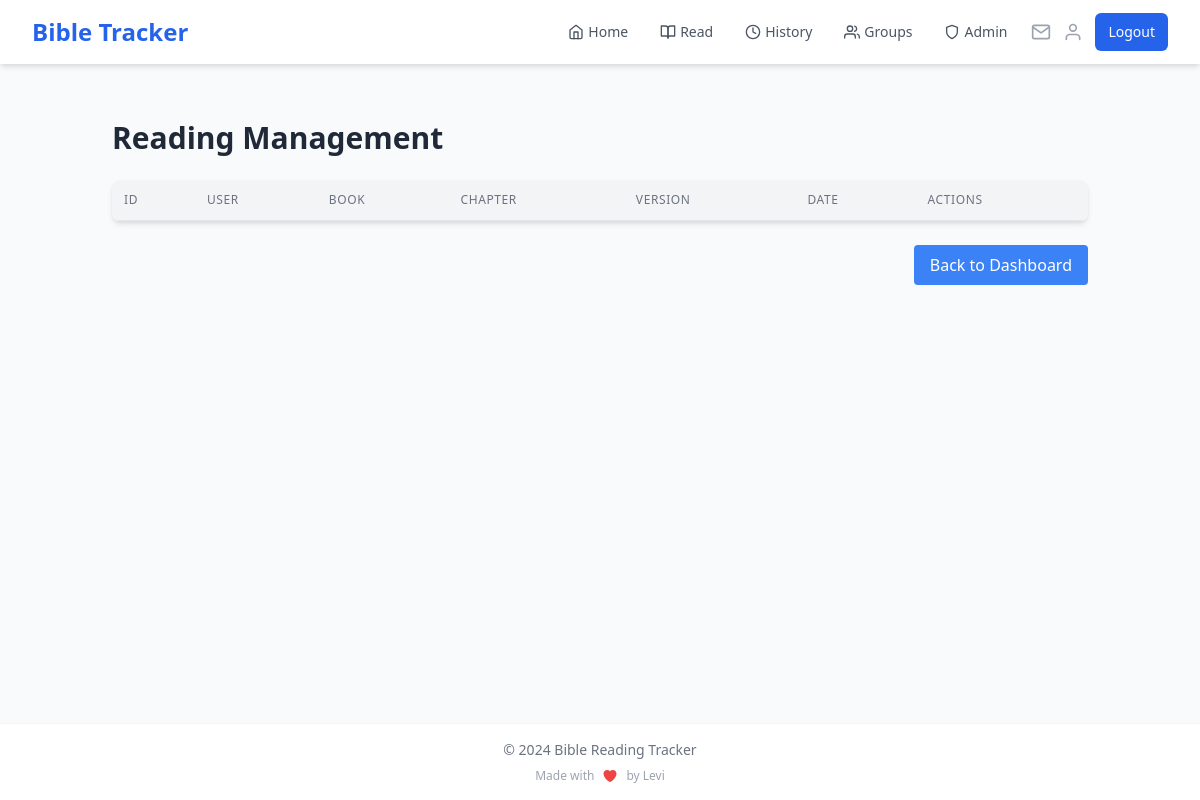
Page /admin/readings (signed in) on the earlier database version.
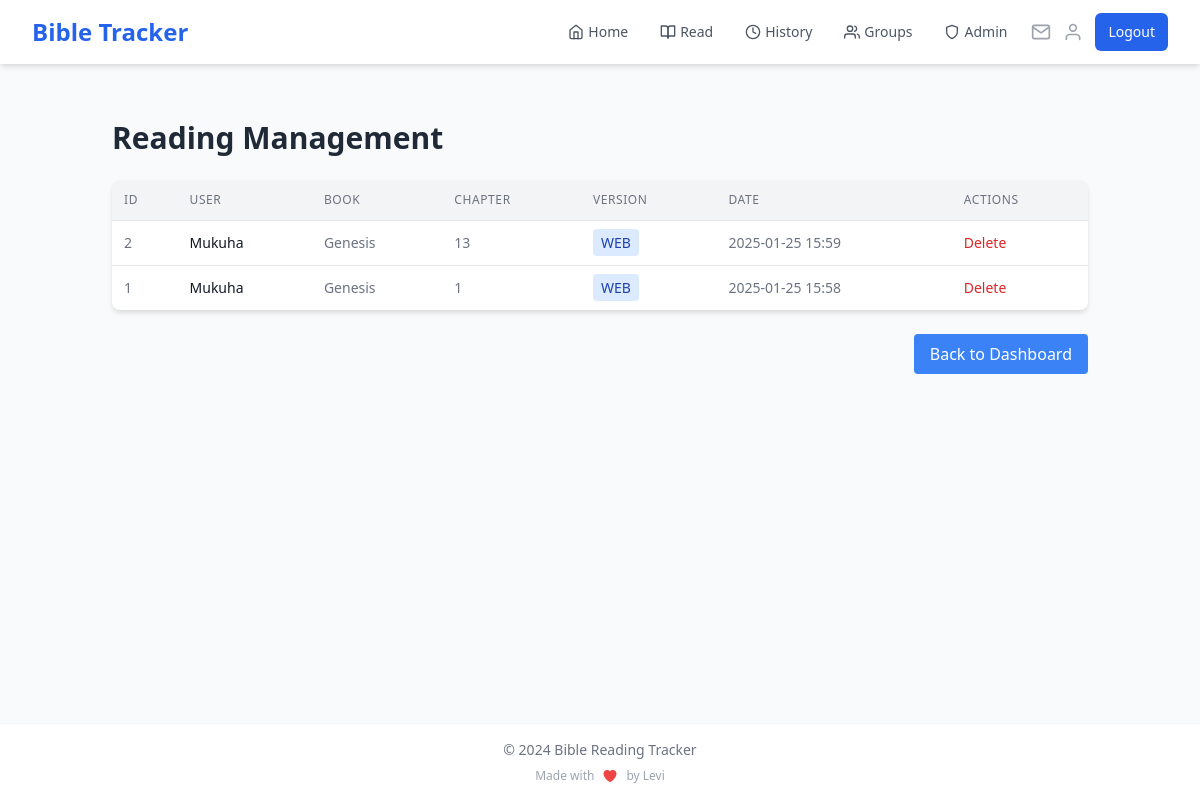
Same page on the later database version.
### app.py (models this page shows)
class Reading(db.Model):
    __table_args__ = (
        db.Index('idx_user_date', 'user_id', 'date'),
    )
    id = db.Column(db.Integer, primary_key=True)
    user_id = db.Column(db.Integer, db.ForeignKey('user.id'), nullable=False)
    book = db.Column(db.String(50), nullable=False)
    chapter = db.Column(db.Integer, nullable=False)
    verses = db.Column(db.String(200))
    highlights = db.Column(db.Text)
    date = db.Column(db.DateTime, default=datetime.utcnow, index=True)
    bible_version = db.Column(db.String(10), default='KJV')

class User(UserMixin, db.Model):
    id = db.Column(db.Integer, primary_key=True)
    name = db.Column(db.String(100), nullable=False)
    email = db.Column(db.String(120), unique=True, nullable=False, index=True)
    password_hash = db.Column(db.String(200), nullable=False)
    streak = db.Column(db.Integer, default=0)
    last_read_date = db.Column(db.DateTime, index=True)
    readings = db.relationship('Reading', backref='user', lazy='dynamic')
    preferred_version = db.Column(db.String(10), default='KJV')
    created_groups = db.relationship('ReadingGroup', backref='creator', lazy='dynamic')
    group_memberships = db.relationship('GroupMember', backref='user', lazy='dynamic')

### app.py (the view)
@app.route('/admin/readings')
@login_required
@admin_required
def admin_readings():
    page = request.args.get('page', 1, type=int)
    per_page = 50
    readings = Reading.query.order_by(Reading.date.desc()).paginate(page=page, per_page=per_page, error_out=False)
    return render_template('admin/readings.html', readings=readings)

### app.py (called while the page is built)
@login_manager.user_loader
def load_user(user_id):
    if 'user_id' in session:
        return User.query.get(int(session['user_id']))
    return None

@app.context_processor
def inject_user_name():
    if current_user.is_authenticated:
        return dict(user_name=current_user.name)
    return dict(user_name='Guest')

@app.context_processor
def inject_invitation_count():
    if current_user.is_authenticated:
        invitation_count = GroupInvitation.query.filter(
            GroupInvitation.email == current_user.email,
            GroupInvitation.used == False,
            GroupInvitation.expires_at > datetime.utcnow()
        ).count()
        return dict(invitation_count=invitation_count)
    return dict(invitation_count=0)

def admin_required(f):
    @wraps(f)
    def decorated_function(*args, **kwargs):
        if not current_user.is_authenticated or current_user.email.lower() != 'mukuhalevi@gmail.com'.lower():
            flash('You do not have permission to access the admin panel.')
            return redirect(url_for('home'))
        return f(*args, **kwargs)
    return decorated_function

### templates/admin/readings.html (shortened to what this page needs)
{% extends "base.html" %}
{% block content %}
<div class="container mx-auto p-6">
    <h1 class="text-3xl font-bold mb-6 text-gray-800">Reading Management</h1>
    <div class="bg-white shadow-md rounded-lg overflow-hidden">
        <table class="w-full">
            <thead class="bg-gray-100 border-b">
                <tr>
                    <th class="p-3 text-left text-xs font-medium text-gray-500 uppercase tracking-wider">ID</th>
                    <th class="p-3 text-left text-xs font-medium text-gray-500 uppercase tracking-wider">User</th>
                    <th class="p-3 text-left text-xs font-medium text-gray-500 uppercase tracking-wider">Book</th>
                    <th class="p-3 text-left text-xs font-medium text-gray-500 uppercase tracking-wider">Chapter</th>
                    <th class="p-3 text-left text-xs font-medium text-gray-500 uppercase tracking-wider">Version</th>
                    <th class="p-3 text-left text-xs font-medium text-gray-500 uppercase tracking-wider">Date</th>
                    <th class="p-3 text-left text-xs font-medium text-gray-500 uppercase tracking-wider">Actions</th>
                </tr>
            </thead>
            <tbody class="divide-y divide-gray-200">
                {% for reading in readings.items %}
                <tr class="hover:bg-gray-50">
                    <td class="p-3 whitespace-nowrap text-sm text-gray-500">{{ reading.id }}</td>
                    <td class="p-3 whitespace-nowrap text-sm font-medium text-gray-900">{{ reading.user.name }}</td>
                    <td class="p-3 whitespace-nowrap text-sm text-gray-500">{{ reading.book }}</td>
                    <td class="p-3 whitespace-nowrap text-sm text-gray-500">{{ reading.chapter }}</td>
                    <td class="p-3 whitespace-nowrap text-sm text-gray-500">
                        <span class="px-2 py-1 rounded bg-blue-100 text-blue-800">
                            {{ reading.bible_version }}
                        </span>
                    </td>
                    <td class="p-3 whitespace-nowrap text-sm text-gray-500">{{ reading.date.strftime('%Y-%m-%d %H:%M') }}</td>
                    <td class="p-3 whitespace-nowrap text-sm font-medium">
                        <form method="POST" action="{{ url_for('admin_delete_reading', reading_id=reading.id) }}" class="inline">
                            <button type="submit" class="text-red-600 hover:text-red-900" onclick="return confirm('Are you sure?')">Delete</button>
                        </form>
                    </td>
                </tr>
                {% endfor %}
            </tbody>
        </table>
    </div>
    <div class="mt-6 flex items-center justify-between">
        <a href="{{ url_for('admin_dashboard') }}" class="px-4 py-2 bg-blue-500 text-white rounded hover:bg-blue-600">
            Back to Dashboard
        </a>
    </div>
</div>
{% endblock %}

### templates/base.html (shortened to what this page needs)
<!DOCTYPE html>
<html lang="en">
<head>
    <link href="https://cdn.jsdelivr.net/npm/tailwindcss@2.2.19/dist/tailwind.min.css" rel="stylesheet">
</head>
<body class="bg-gray-50 min-h-screen flex flex-col">
    <nav class="bg-white shadow-md">
        <div class="max-w-7xl mx-auto px-4 sm:px-6 lg:px-8">
            <div class="flex justify-between h-16 items-center">
                <div class="flex items-center justify-between w-full">
                    <div class="flex items-center">
                        <a href="{{ url_for('home') }}" class="text-xl sm:text-2xl font-bold text-blue-600">Bible Tracker</a>
                    </div>
                    <div class="flex items-center">
                        {% if current_user.is_authenticated %}
                        <div class="hidden sm:flex space-x-4 mr-4">
                            <a href="{{ url_for('home') }}" class="text-gray-600 hover:text-blue-600 px-2 py-1 text-sm font-medium flex items-center">
                                <i data-feather="home" class="mr-1 h-4 w-4"></i>Home
                            </a>
                            <a href="{{ url_for('read') }}" class="text-gray-600 hover:text-blue-600 px-2 py-1 text-sm font-medium flex items-center">
                                <i data-feather="book-open" class="mr-1 h-4 w-4"></i>Read
                            </a>
                            <a href="{{ url_for('history') }}" class="text-gray-600 hover:text-blue-600 px-2 py-1 text-sm font-medium flex items-center">
                                <i data-feather="clock" class="mr-1 h-4 w-4"></i>History
                            </a>
                            <a href="{{ url_for('list_groups') }}" class="text-gray-600 hover:text-blue-600 px-2 py-1 text-sm font-medium flex items-center">
                                <i data-feather="users" class="mr-1 h-4 w-4"></i>Groups
                            </a>
                            {% if current_user.email.lower() == 'mukuhalevi@gmail.com' %}
                            <div class="relative group">
                                <a href="{{ url_for('admin_dashboard') }}" class="text-gray-600 hover:text-blue-600 px-2 py-1 text-sm font-medium flex items-center">
                                    <i data-feather="shield" class="mr-1 h-4 w-4"></i>Admin
                                </a>
                            </div>
                            {% endif %}
                        </div>
                        <div class="flex items-center space-x-3">
                            <a href="{{ url_for('view_invitations') }}" class="relative">
                                <i data-feather="mail" class="h-5 w-5 text-gray-400 hover:text-blue-600"></i>
                            </a>
                            <a href="{{ url_for('profile') }}" class="">
                                <i data-feather="user" class="h-5 w-5 text-gray-400 hover:text-blue-600"></i>
                            </a>
                            <a href="{{ url_for('logout') }}" class="hidden sm:inline-flex items-center px-3 py-2 border border-transparent text-sm font-medium rounded-md text-white bg-blue-600 hover:bg-blue-700">
                                Logout
                            </a>
                        </div>
                        {% endif %}
                    </div>
                </div>
            </div>
        </div>
    </nav>
    <main class="flex-grow container max-w-7xl mx-auto px-4 sm:px-6 lg:px-8 py-8">
        {% block content %}
        {% endblock %}
    </main>
    <footer class="bg-white shadow">
        <div class="max-w-7xl mx-auto py-4 px-4 sm:px-6 lg:px-8 text-center">
            <div class="text-gray-500 text-sm">
                © 2024 Bible Reading Tracker
            </div>
            <div class="mt-2 text-xs text-gray-400 flex items-center justify-center">
                <span class="mr-2">Made with</span>
                <span class="ml-2">by Levi</span>
            </div>
        </div>
    </footer>
</body>
</html>

Differences in the rows shown:
added Reading: id "2", user.name "Mukuha", book "Genesis", chapter "13", bible_version "WEB", date "2025-01-25 15:59"
added Reading: id "1", user.name "Mukuha", book "Genesis", chapter "1", bible_version "WEB", date "2025-01-25 15:58"
